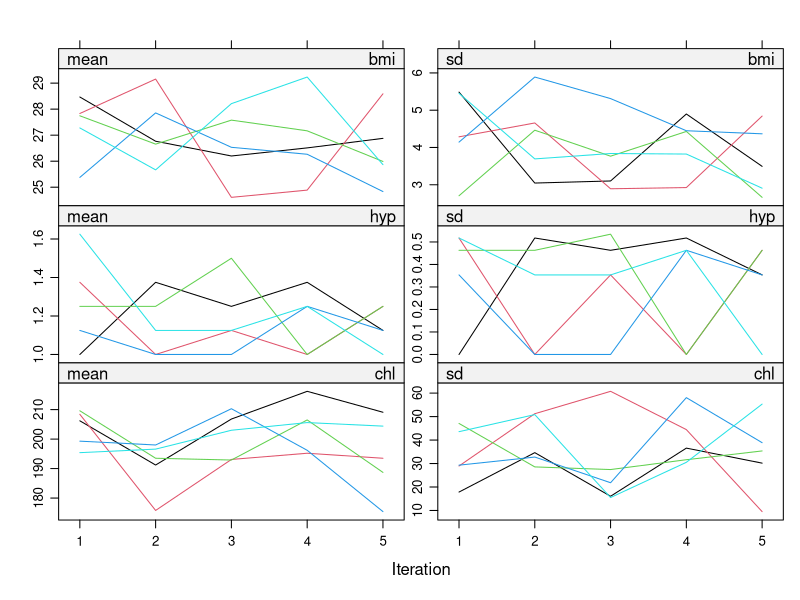
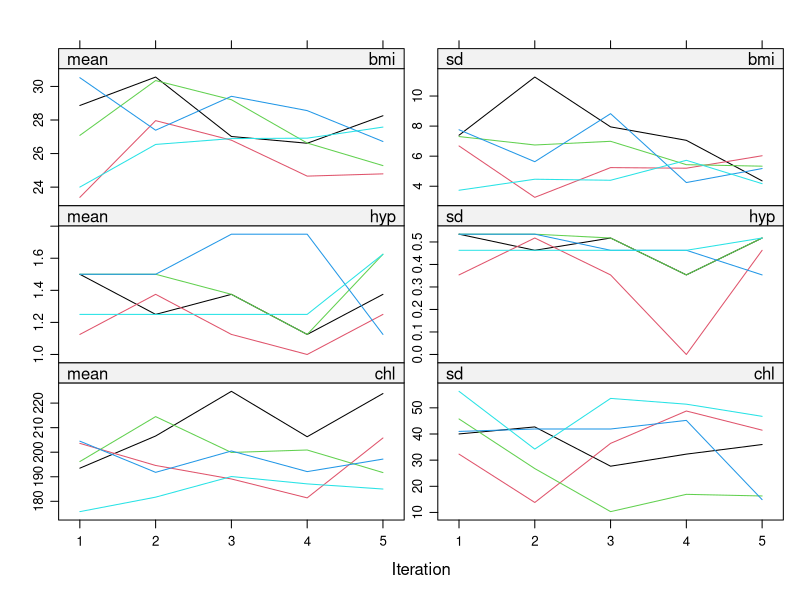
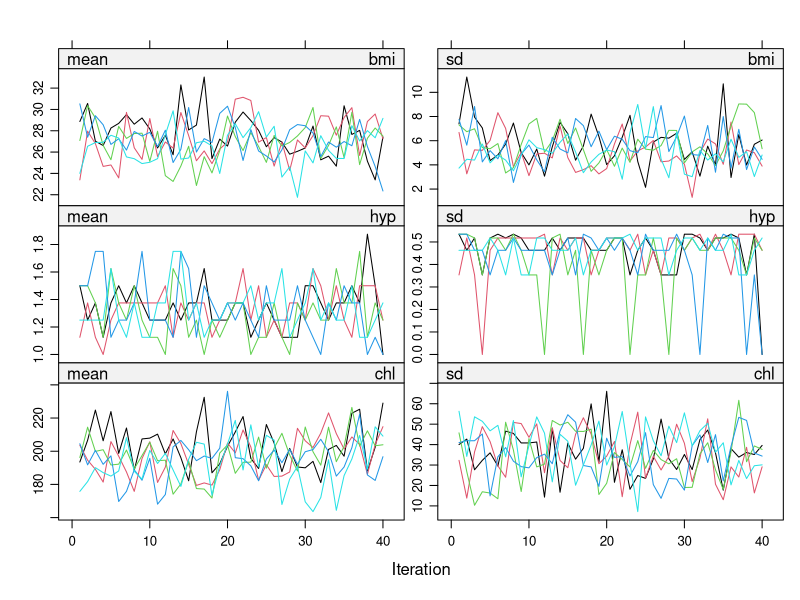
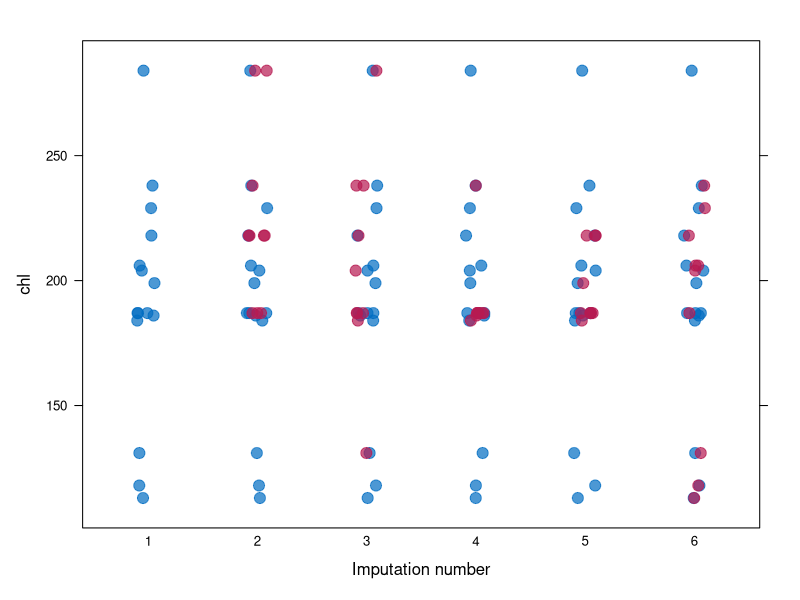
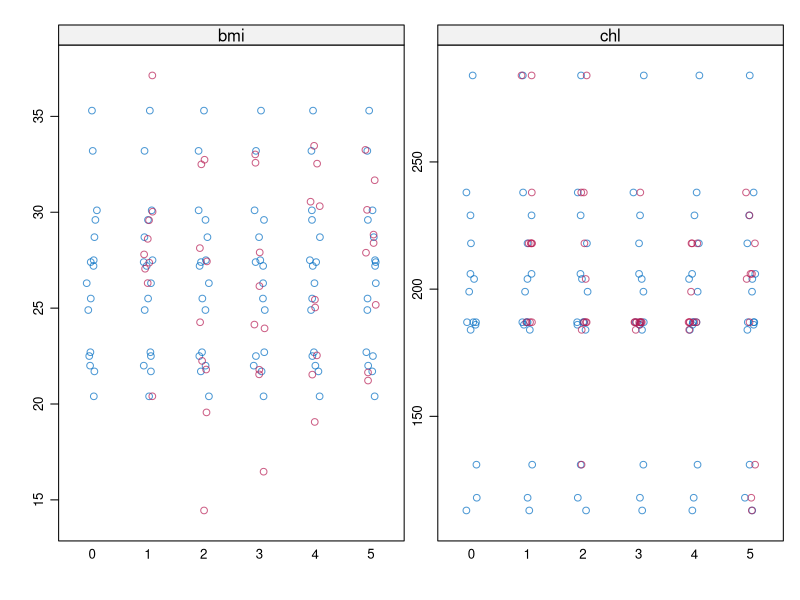
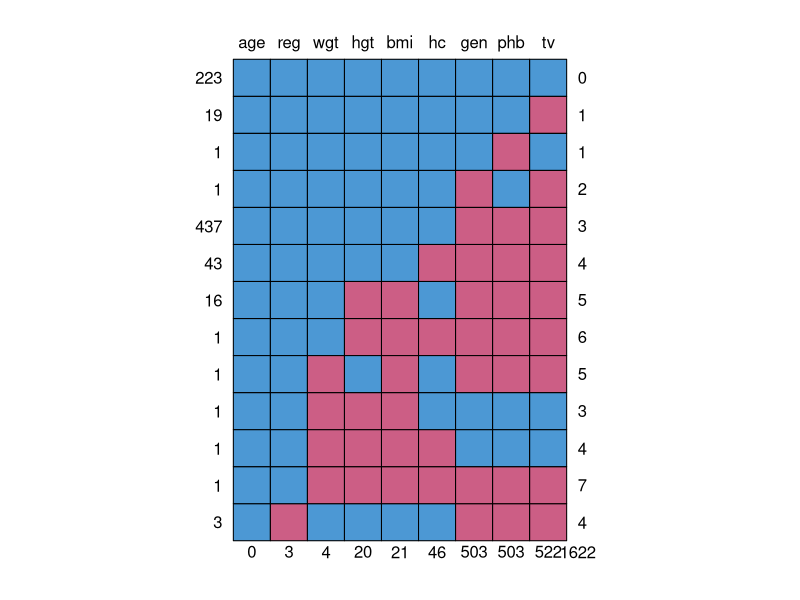
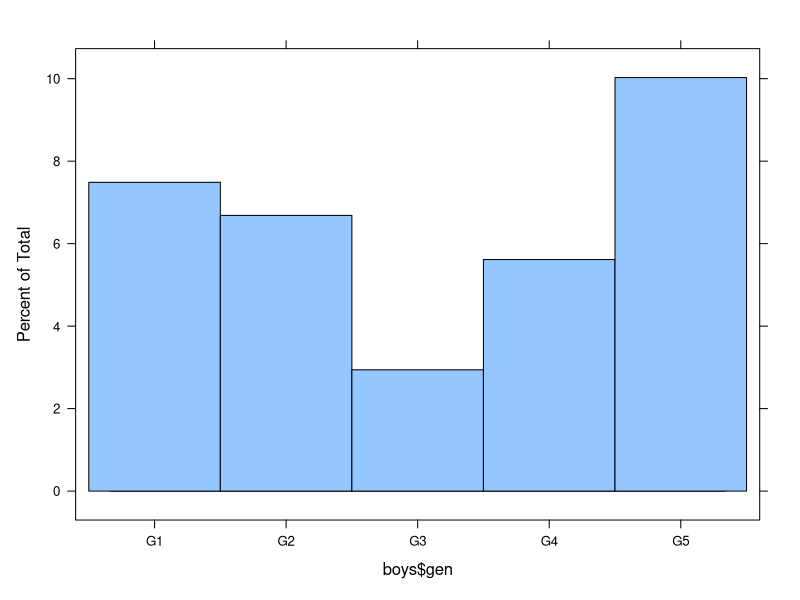
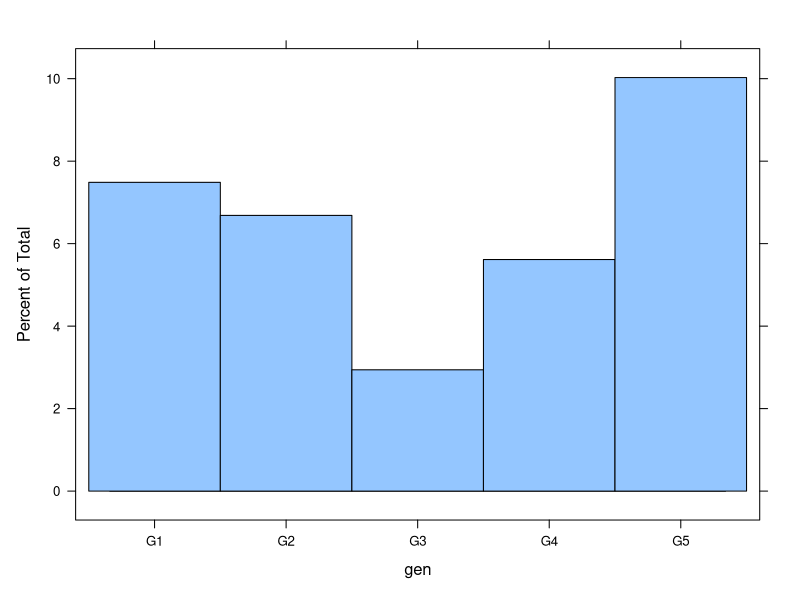

These figures' R source, in order:
## ---- chunk 1
library(mice)    # data imputation
library(lattice) # plotting device
library(dplyr)   # data manipulation
library(magrittr)# pipes
library(purrr)   # functional programming
## ---- chunk 2
set.seed(123)
## ---- chunk 3
nhanes
## ---- chunk 4
imp <- mice(nhanes, m = 3, print=FALSE)
## ---- chunk 5
imp$pred
## ---- chunk 6
ini <- mice(nhanes, maxit=0, print=FALSE)
pred <- ini$pred
pred
## ---- chunk 7
pred <- make.predictorMatrix(nhanes)
pred
## ---- chunk 8
pred[, "hyp"] <- 0
pred
## ---- chunk 9
imp <- mice(nhanes, predictorMatrix =  pred, print = F)
## ---- chunk 10
ini <- mice(nhanes, pred=quickpred(nhanes, mincor=.3), print=F)
ini$pred
## ---- chunk 11
imp <- mice(nhanes, print=F)
plot(imp)
## ---- chunk 12
imp <- mice(nhanes, seed=123, print=F)
## ---- chunk 13
imp$meth
## ---- chunk 14
summary(nhanes2)
## ---- chunk 15
str(nhanes2)
## ---- chunk 16
imp <- mice(nhanes2, print=F)
imp$meth
## ---- chunk 17
methods(mice)
## ---- chunk 18
meth <- make.method(nhanes2)
meth
meth["bmi"] <- "norm"
meth
## ---- chunk 19
imp <- mice(nhanes2, meth = meth, print=F)
## ---- chunk 20
plot(imp)
## ---- chunk 21
imp40 <- mice.mids(imp, maxit=35, print=F)
plot(imp40)
## ---- chunk 22
stripplot(imp, chl~.imp, pch=20, cex=2)
## ---- chunk 23
stripplot(imp)
## ---- chunk 24
fit <- with(imp, lm(bmi ~ chl))
fit
## ---- chunk 25
class(fit)
## ---- chunk 26
ls(fit)
## ---- chunk 27
summary(fit$analyses[[2]])
## ---- chunk 28
pool.fit <- pool(fit)
summary(pool.fit)
pool.fit
## ---- chunk 29
fit <- imp %>% 
  complete("all") %>% # list where each listed element is a completed set
  map(lm, formula = bmi ~ chl) %>% 
  pool() %>% 
  summary()
## ---- chunk 30
help(boys)
?boys
## ---- chunk 31
head(boys, n = 10)
## ---- chunk 32
tail(boys, n = 10)
## ---- chunk 33
!is.unsorted(boys$age)
## ---- chunk 34
dim(boys)
## ---- chunk 35
summary(boys)
## ---- chunk 36
md.pattern(boys)
## ---- chunk 37
mpat <- md.pattern(boys, plot = FALSE)
sum(mpat[, "gen"] == 0)
## ---- chunk 38
R <- is.na(boys$gen) 
head(R, n = 100)
tail(R, n = 100)
length(R)
## ---- chunk 39
lattice::histogram(boys$gen)
## ---- chunk 40
lattice::histogram(~ gen, data = boys)
## ---- chunk 41
lattice::histogram(~ age | R, data=boys)
## ---- chunk 42
imp <- mice(boys, print=FALSE)
## ---- chunk 43
boys %>% 
  select(-phb, -gen, -reg) %>%
  colMeans(na.rm = TRUE)
## ---- chunk 44
imp %>%
  mice::complete("all") %>%
  map(select, -phb, -gen, -reg) %>%  
  map(colMeans)
## ---- chunk 45
imp %>%
  with(summary(tv)) %>%
  summary()
## ---- chunk 46
imp %>%
  with(mean(tv)) %>%
  summary()
## ---- chunk 47
ave <- imp %>%
  mice::complete("long") %>%
  group_by(.id) %>%
  summarise_all(.funs = mean) %>%
  select(-.id, -.imp, -phb, -gen, -reg)

head(ave)
## ---- chunk 48
cor.wrong <- ave %>%
  cor() %>%
  round(digits = 2)
## ---- chunk 49
cor.wrong
## ---- chunk 50
fisher.trans <- function(x) 1/2 * log((1 + x) / (1 - x))
fisher.backtrans <- function(x) (exp(2 * x) - 1) / (exp(2 * x) + 1)
## ---- chunk 51
cor <- imp %>%
  mice::complete("all") %>%
  map(select, -phb, -gen, -reg) %>%  
  map(stats::cor) %>%
  map(fisher.trans)
cor
## ---- chunk 52
cor.rect <- Reduce("+", cor) / length(cor) # m is equal to the length of the list
cor.rect <- fisher.backtrans(cor.rect)
## ---- chunk 53
cor.wrong
## ---- chunk 54
round(cor.rect, digits = 2)
## ---- chunk 55
diag(cor.rect) <- 1
cor.rect
## ---- chunk 56
help(mammalsleep)
## ---- chunk 57
head(mammalsleep)
summary(mammalsleep)
str(mammalsleep)
## ---- chunk 58
md.pattern(mammalsleep)
## ---- chunk 59
imp1 <- mice(mammalsleep, maxit = 10, print=F)
## ---- chunk 60
plot(imp1)
## ---- chunk 61
fit1 <- with(imp1, lm(sws ~ log10(bw) + odi))
## ---- chunk 62
est1 <- pool(fit1)
est1
summary(est1)
## ---- chunk 63
imp2 <- mice(mammalsleep[ , -1], maxit = 10, print = F)
## ---- chunk 64
fit2 <- with(imp2, lm(sws ~ log10(bw) + odi))
est2 <- pool(fit2)
est2
summary(est2)
## ---- chunk 65
plot(imp2)
## ---- chunk 66
meth <- make.method(mammalsleep)
meth
## ---- chunk 67
pred <- make.predictorMatrix(mammalsleep)
pred
## ---- chunk 68
meth["ts"]<- "~ I(sws + ps)"
meth
## ---- chunk 69
pred[c("sws", "ps"), "ts"] <- 0
pred[, "species"] <- 0
pred
## ---- chunk 70
pas.imp <- mice(mammalsleep, 
                meth = meth, 
                pred = pred, 
                maxit = 50, 
                seed = 123, 
                print = F)
## ---- chunk 71
plot(pas.imp)
## ---- chunk 72
meth<- make.method(boys)
pred <- make.predictorMatrix(boys)
meth["bmi"]<- "~ I(wgt / (hgt / 100)^2)"
meth["wgt"]<- "~ I(bmi * (hgt / 100)^2)"
meth["hgt"]<- "~ I(sqrt(wgt / bmi) * 100)"
pred[c("bmi", "wgt", "hgt"), ] <- 0
imp.path <- mice(boys, 
                 meth=meth, 
                 pred=pred, 
                 seed=123)
plot(imp.path, c("hgt", "wgt", "bmi"))
## ---- chunk 73
sessionInfo()
